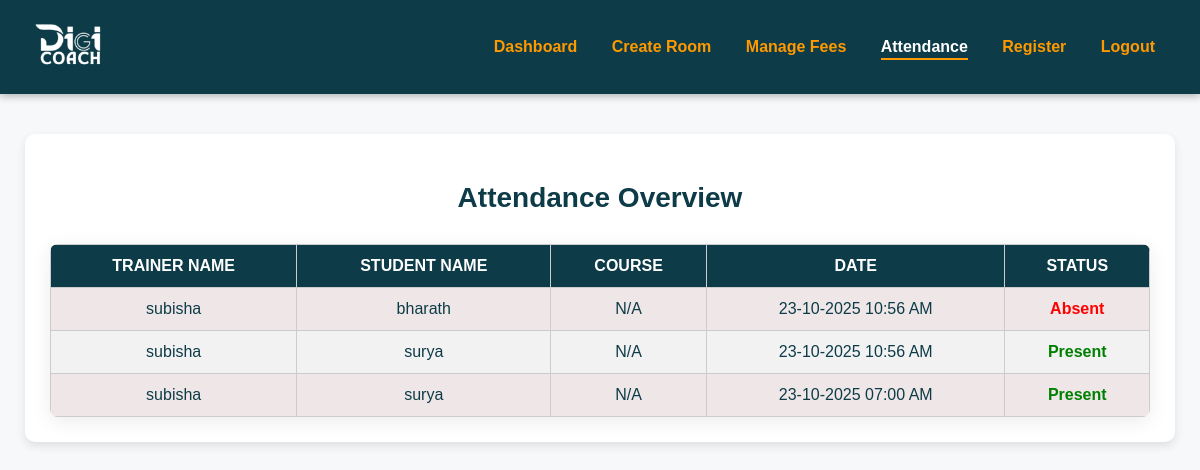
Screenshot of /admin/view_attendance.php with the database file from the repository.
### tables this page shows
CREATE TABLE IF NOT EXISTS `attendance` (
  `id` int(11) NOT NULL AUTO_INCREMENT,
  `student_id` int(11) NOT NULL,
  `status` enum('Present','Absent') DEFAULT 'Absent',
  `date` timestamp NULL DEFAULT CURRENT_TIMESTAMP,
  `trainer_id` int(11) DEFAULT NULL,
  `room_id` int(11) DEFAULT NULL,
  PRIMARY KEY (`id`),
  KEY `student_id` (`student_id`)
);

CREATE TABLE IF NOT EXISTS `trainer` (
  `id` int(11) NOT NULL AUTO_INCREMENT,
  `name` varchar(100) DEFAULT NULL,
  `email` varchar(100) DEFAULT NULL,
  `password` varchar(100) DEFAULT NULL,
  `role` varchar(50) DEFAULT NULL,
  PRIMARY KEY (`id`),
  UNIQUE KEY `email` (`email`)
);

CREATE TABLE IF NOT EXISTS `student` (
  `id` int(11) NOT NULL AUTO_INCREMENT,
  `name` varchar(100) NOT NULL,
  `email` varchar(100) DEFAULT NULL,
  `password` varchar(255) NOT NULL,
  `course` varchar(100) DEFAULT NULL,
  PRIMARY KEY (`id`)
);

### admin/view_attendance.php (the view, shortened to what this page needs)
<?php
include '../db/connect.php';
$attendance_query = "
    SELECT
        s.name AS student_name,
        COALESCE(r.course_name, 'N/A') AS course_name,
        a.date,
        a.status,
        t.name AS trainer_name
    FROM attendance a
    JOIN student s ON a.student_id = s.id
    LEFT JOIN rooms r ON a.room_id = r.id
    LEFT JOIN trainer t ON a.trainer_id = t.id
    ORDER BY a.date DESC, s.name ASC
";
$result = mysqli_query($conn, $attendance_query);
?>
<!DOCTYPE html>
<html lang="en">
<head>
  <link rel="stylesheet" href="../assets/css/admin.css">
</head>
<body>
<?php include 'header.php'; ?>
<div class="container">
  <h2>Attendance Overview</h2>
  <table>
    <thead>
      <tr>
        <th>Trainer Name</th>
        <th>Student Name</th>
        <th>Course</th>
        <th>Date</th>
        <th>Status</th>
      </tr>
    </thead>
    <tbody>
      <?php if (mysqli_num_rows($result) > 0): ?>
        <?php while ($row = mysqli_fetch_assoc($result)): ?>
          <tr>
            <td><?= htmlspecialchars($row['trainer_name'] ?? 'N/A') ?></td>
            <td><?= htmlspecialchars($row['student_name']) ?></td>
            <td><?= htmlspecialchars($row['course_name']) ?></td>
            <td><?= date("d-m-Y h:i A", strtotime($row['date'])) ?></td>
            <td class="<?= strtolower($row['status']) === 'present' ? 'status-present' : 'status-absent' ?>">
              <?= htmlspecialchars($row['status']) ?>
            </td>
          </tr>
        <?php endwhile; ?>
      <?php else: ?>
        <tr><td colspan="5">No attendance records found.</td></tr>
      <?php endif; ?>
    </tbody>
  </table>
</div>
</body>
</html>

### admin/header.php (shortened to what this page needs)
<!-- <?php
$current_page = basename($_SERVER['PHP_SELF']);
?> -->
<header>
    <div class="logo">
        <img src="../assets/images/digi_logo.png" alt="DigiCoach Logo">
    </div>
    <nav>
        <a href="dashboard.php" class="<?php if($current_page == 'dashboard.php'){ echo 'active'; } ?>">Dashboard</a>
        <a href="create_room.php" class="<?php if($current_page == 'create_room.php'){ echo 'active'; } ?>">Create Room</a>
        <a href="manage_fees.php" class="<?php if($current_page == 'manage_fees.php'){ echo 'active'; } ?>">Manage Fees</a>
        <a href="view_attendance.php" class="<?php if($current_page == 'view_attendance.php'){ echo 'active'; } ?>">Attendance</a>
        <a href="register.php" class="<?php if($current_page == 'register.php'){ echo 'active'; } ?>">Register</a>
        <a href="../index.php">Logout</a>
    </nav>
</header>

### assets/css/admin.css (style rules this page uses)
body { margin: 0; font-family: "Poppins", sans-serif; background-color: #f8f9fa; min-height: 100vh; color: #0d3b47; }
a { text-decoration: none; }
header { background-color: #0d3b47; padding: 15px 30px; display: flex; justify-content: space-between; align-items: center; box-shadow: 0 2px 8px rgba(0, 0, 0, 0.3); position: sticky; top: 0; z-index: 100; }
.logo img { height: 60px; transition: 0.3s; }
nav a { color: #ff9900; margin: 0 15px; font-weight: 600; font-size: 16px; transition: 0.3s; position: relative; }
nav a:hover, nav a.active { color: #ffffff; }
nav a.active::after, nav a:hover::after { content: ''; display: block; width: 100%; height: 2px; background: #ff9900; position: absolute; bottom: -5px; left: 0; }
.container { background: #ffffff; border-radius: 16px; padding: 40px 50px; max-width: 900px; margin: 50px auto; box-shadow: 0 8px 30px rgba(0, 0, 0, 0.1); transition: 0.3s; }
.container h2 { text-align: center; font-size: 28px; color: #0d3b47; margin-bottom: 30px; font-weight: 700; }
table { width: 100%; border-collapse: collapse; background: #ffffff; border-radius: 8px; overflow: hidden; box-shadow: 0 4px 20px rgba(0,0,0,0.08); }
th, td { padding: 12px; border-bottom: 1px solid rgba(0, 0, 0, 0.1); text-align: left; }
th { background: #0d3b47; color: #fff; }
tr:nth-child(even) { background: #f5f5f5; }
tr:nth-child(odd) { background: #efe7e7; }

### admin/view_attendance.php (style rules this page uses)
body { background: #f7f8fa; font-family: Arial, sans-serif; }
.container { max-width: 1100px; margin: 40px auto; background: #fff; padding: 25px; border-radius: 10px; box-shadow: 0 4px 10px rgba(0,0,0,0.1); }
h2 { text-align: center; color: #0d3b47; margin-bottom: 20px; }
table { width: 100%; border-collapse: collapse; margin-top: 15px; }
th, td { border: 1px solid #ccc; padding: 12px; text-align: center; }
th { background-color: #0d3b47; color: #fff; text-transform: uppercase; }
tr:nth-child(even) { background-color: #f2f2f2; }
.status-present { color: green; font-weight: bold; }
.status-absent { color: red; font-weight: bold; }

### rows the page displays
attendance: trainer.name "subisha", student.name "bharath", course_name "N/A", date "23-10-2025 10:56 AM", status "Absent"
attendance: trainer.name "subisha", student.name "surya", course_name "N/A", date "23-10-2025 10:56 AM", status "Present"
attendance: trainer.name "subisha", student.name "surya", course_name "N/A", date "23-10-2025 07:00 AM", status "Present"
